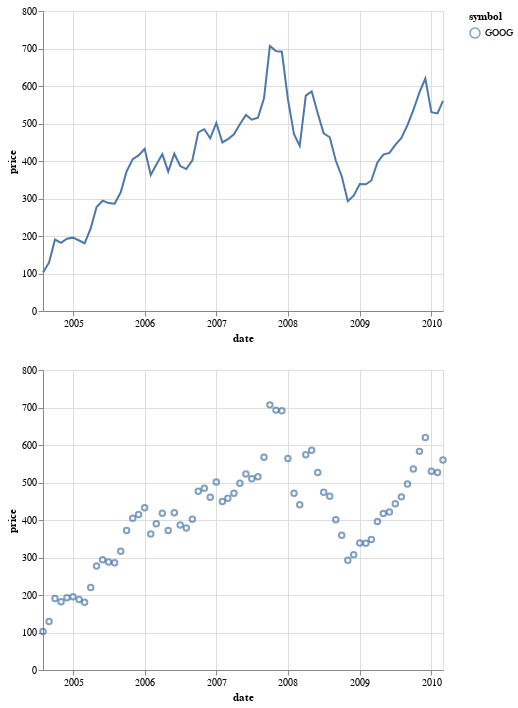

The cell this chart's notebook holds for it:
### Markdown cell above
### Vertical

### Code cell
line = alt.Chart(dataset).mark_line().encode(
    x='date:T',
    y='price:Q',
    color='symbol:N'
)

point = alt.Chart(dataset).mark_point().encode(
    x='date:T',
    y='price:Q',
    color='symbol:N'
)

line & point

### Figure 1 — Vega-Lite specification as saved in the notebook (floating-point values rounded to 4 significant figures)
{"config": {"view": {"continuousWidth": 400, "continuousHeight": 300}}, "vconcat": [{"mark": "line", "encoding": {"color": {"type": "nominal", "field": "symbol"}, "x": {"type": "temporal", "field": "date"}, "y": {"type": "quantitative", "field": "price"}}}, {"mark": "point", "encoding": {"color": {"type": "nominal", "field": "symbol"}, "x": {"type": "temporal", "field": "date"}, "y": {"type": "quantitative", "field": "price"}}}], "data": {"name": "data-0fff2011ed9b71fa721c2b85edd74396"}, "$schema": "https://vega.github.io/schema/vega-lite/v4.8.1.json", "datasets": {"data-0fff2011ed9b71fa721c2b85edd74396": [{"symbol": "GOOG", "date": "2004-08-01T00:00:00", "price": 102.4}, {"symbol": "GOOG", "date": "2004-09-01T00:00:00", "price": 129.6}, {"symbol": "GOOG", "date": "2004-10-01T00:00:00", "price": 190.6}, {"symbol": "GOOG", "date": "2004-11-01T00:00:00", "price": 182.0}, {"symbol": "GOOG", "date": "2004-12-01T00:00:00", "price": 192.8}, {"symbol": "GOOG", "date": "2005-01-01T00:00:00", "price": 195.6}, {"symbol": "GOOG", "date": "2005-02-01T00:00:00", "price": 188.0}, {"symbol": "GOOG", "date": "2005-03-01T00:00:00", "price": 180.5}, {"symbol": "GOOG", "date": "2005-04-01T00:00:00", "price": 220.0}, {"symbol": "GOOG", "date": "2005-05-01T00:00:00", "price": 277.3}, {"symbol": "GOOG", "date": "2005-06-01T00:00:00", "price": 294.1}, {"symbol": "GOOG", "date": "2005-07-01T00:00:00", "price": 287.8}, {"symbol": "GOOG", "date": "2005-08-01T00:00:00", "price": 286.0}, {"symbol": "GOOG", "date": "2005-09-01T00:00:00", "price": 316.5}, {"symbol": "GOOG", "date": "2005-10-01T00:00:00", "price": 372.1}, {"symbol": "GOOG", "date": "2005-11-01T00:00:00", "price": 404.9}, {"symbol": "GOOG", "date": "2005-12-01T00:00:00", "price": 414.9}, {"symbol": "GOOG", "date": "2006-01-01T00:00:00", "price": 432.7}, {"symbol": "GOOG", "date": "2006-02-01T00:00:00", "price": 362.6}, {"symbol": "GOOG", "date": "2006-03-01T00:00:00", "price": 390.0}, {"symbol": "GOOG", "date": "2006-04-01T00:00:00", "price": 417.9}, {"symbol": "GOOG", "date": "2006-05-01T00:00:00", "price": 371.8}, {"symbol": "GOOG", "date": "2006-06-01T00:00:00", "price": 419.3}, {"symbol": "GOOG", "date": "2006-07-01T00:00:00", "price": 386.6}, {"symbol": "GOOG", "date": "2006-08-01T00:00:00", "price": 378.5}, {"symbol": "GOOG", "date": "2006-09-01T00:00:00", "price": 401.9}, {"symbol": "GOOG", "date": "2006-10-01T00:00:00", "price": 476.4}, {"symbol": "GOOG", "date": "2006-11-01T00:00:00", "price": 484.8}, {"symbol": "GOOG", "date": "2006-12-01T00:00:00", "price": 460.5}, {"symbol": "GOOG", "date": "2007-01-01T00:00:00", "price": 501.5}, {"symbol": "GOOG", "date": "2007-02-01T00:00:00", "price": 449.4}, {"symbol": "GOOG", "date": "2007-03-01T00:00:00", "price": 458.2}, {"symbol": "GOOG", "date": "2007-04-01T00:00:00", "price": 471.4}, {"symbol": "GOOG", "date": "2007-05-01T00:00:00", "price": 497.9}, {"symbol": "GOOG", "date": "2007-06-01T00:00:00", "price": 522.7}, {"symbol": "GOOG", "date": "2007-07-01T00:00:00", "price": 510.0}, {"symbol": "GOOG", "date": "2007-08-01T00:00:00", "price": 515.2}, {"symbol": "GOOG", "date": "2007-09-01T00:00:00", "price": 567.3}, {"symbol": "GOOG", "date": "2007-10-01T00:00:00", "price": 707.0}, {"symbol": "GOOG", "date": "2007-11-01T00:00:00", "price": 693.0}, {"symbol": "GOOG", "date": "2007-12-01T00:00:00", "price": 691.5}, {"symbol": "GOOG", "date": "2008-01-01T00:00:00", "price": 564.3}, {"symbol": "GOOG", "date": "2008-02-01T00:00:00", "price": 471.2}, {"symbol": "GOOG", "date": "2008-03-01T00:00:00", "price": 440.5}, {"symbol": "GOOG", "date": "2008-04-01T00:00:00", "price": 574.3}, {"symbol": "GOOG", "date": "2008-05-01T00:00:00", "price": 585.8}, {"symbol": "GOOG", "date": "2008-06-01T00:00:00", "price": 526.4}, {"symbol": "GOOG", "date": "2008-07-01T00:00:00", "price": 473.8}, {"symbol": "GOOG", "date": "2008-08-01T00:00:00", "price": 463.3}, {"symbol": "GOOG", "date": "2008-09-01T00:00:00", "price": 400.5}, {"symbol": "GOOG", "date": "2008-10-01T00:00:00", "price": 359.4}, {"symbol": "GOOG", "date": "2008-11-01T00:00:00", "price": 293.0}, {"symbol": "GOOG", "date": "2008-12-01T00:00:00", "price": 307.6}, {"symbol": "GOOG", "date": "2009-01-01T00:00:00", "price": 338.5}, {"symbol": "GOOG", "date": "2009-02-01T00:00:00", "price": 338.0}, {"symbol": "GOOG", "date": "2009-03-01T00:00:00", "price": 348.1}, {"symbol": "GOOG", "date": "2009-04-01T00:00:00", "price": 396.0}, {"symbol": "GOOG", "date": "2009-05-01T00:00:00", "price": 417.2}, {"symbol": "GOOG", "date": "2009-06-01T00:00:00", "price": 421.6}, {"symbol": "GOOG", "date": "2009-07-01T00:00:00", "price": 443.1}, {"symbol": "GOOG", "date": "2009-08-01T00:00:00", "price": 461.7}, {"symbol": "GOOG", "date": "2009-09-01T00:00:00", "price": 495.9}, {"symbol": "GOOG", "date": "2009-10-01T00:00:00", "price": 536.1}, {"symbol": "GOOG", "date": "2009-11-01T00:00:00", "price": 583.0}, {"symbol": "GOOG", "date": "2009-12-01T00:00:00", "price": 620.0}, {"symbol": "GOOG", "date": "2010-01-01T00:00:00", "price": 529.9}, {"symbol": "GOOG", "date": "2010-02-01T00:00:00", "price": 526.8}, {"symbol": "GOOG", "date": "2010-03-01T00:00:00", "price": 560.2}]}}
